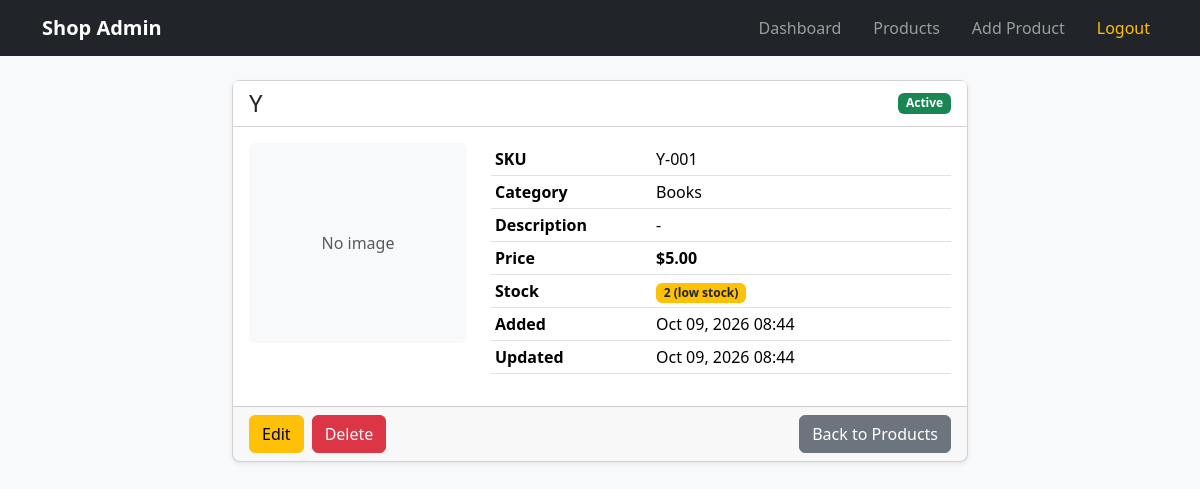
The app's page /products/9/ (signed in) with its own data.
### products/models.py (models this page shows, shortened)
class Product(models.Model):
    STATUS_ACTIVE = 'active'
    STATUS_INACTIVE = 'inactive'
    STATUS_CHOICES = [
        (STATUS_ACTIVE, 'Active'),
        (STATUS_INACTIVE, 'Inactive'),
    ]
    LOW_STOCK_THRESHOLD = 5
    name = models.CharField(max_length=200)
    sku = models.CharField(max_length=50, unique=True)
    category = models.ForeignKey(
        Category,
        on_delete=models.PROTECT,
        related_name='products',
    )
    price = models.DecimalField(max_digits=10, decimal_places=2)
    stock = models.PositiveIntegerField(default=0)
    image = models.ImageField(upload_to='products/', blank=True, null=True)
    description = models.TextField(blank=True)
    status = models.CharField(
        max_length=10,
        choices=STATUS_CHOICES,
        default=STATUS_ACTIVE,
    )
    created_at = models.DateTimeField(auto_now_add=True)
    updated_at = models.DateTimeField(auto_now=True)
    class Meta:
        ordering = ['-created_at']

class Category(models.Model):
    name = models.CharField(max_length=100, unique=True)
    class Meta:
        verbose_name_plural = 'Categories'
        ordering = ['name']

### products/views.py (the view)
# urls.py: path('products/<int:pk>/', views.product_detail, name='product_detail'),
@login_required
def product_detail(request, pk):
    product = get_object_or_404(Product.objects.select_related('category'), pk=pk)
    return render(request, 'products/product_detail.html', {'product': product})

### products/templates/products/product_detail.html (shortened to what this page needs)
{% extends 'base.html' %}
{% block content %}
<div class="row justify-content-center">
  <div class="col-md-8">
    <div class="card shadow-sm">
      <div class="card-header bg-white d-flex justify-content-between align-items-center">
        <h4 class="mb-0">{{ product.name }}</h4>
        {% if product.status == 'active' %}
          <span class="badge bg-success">Active</span>
        {% else %}
          <span class="badge bg-secondary">Inactive</span>
        {% endif %}
      </div>
      <div class="card-body">
        <div class="row">
          <div class="col-md-4">
            {% if product.image %}
              <img src="{{ product.image.url }}" class="img-fluid rounded mb-3" alt="{{ product.name }}">
            {% else %}
              <div class="bg-light rounded d-flex align-items-center justify-content-center mb-3" style="height:200px;">
                <span class="text-muted">No image</span>
              </div>
            {% endif %}
          </div>
          <div class="col-md-8">
            <table class="table table-sm">
              <tr><th style="width:35%">SKU</th><td>{{ product.sku }}</td></tr>
              <tr><th>Category</th><td>{{ product.category.name|default:"-" }}</td></tr>
              <tr><th>Description</th><td>{{ product.description|linebreaksbr|default:"-" }}</td></tr>
              <tr><th>Price</th><td class="fw-bold">${{ product.price }}</td></tr>
              <tr>
                <th>Stock</th>
                <td>
                  {% if product.stock == 0 %}<span class="badge bg-danger">Out of stock</span>
                  {% elif product.stock <= product.LOW_STOCK_THRESHOLD %}<span class="badge bg-warning text-dark">{{ product.stock }} (low stock)</span>
                  {% else %}{{ product.stock }} in stock{% endif %}
                </td>
              </tr>
              <tr><th>Added</th><td>{{ product.created_at|date:"M d, Y H:i" }}</td></tr>
              <tr><th>Updated</th><td>{{ product.updated_at|date:"M d, Y H:i" }}</td></tr>
            </table>
          </div>
        </div>
      </div>
      <div class="card-footer d-flex gap-2">
        <a href="{% url 'product_update' product.pk %}" class="btn btn-warning">Edit</a>
        <a href="{% url 'product_delete' product.pk %}" class="btn btn-danger">Delete</a>
        <a href="{% url 'product_list' %}" class="btn btn-secondary ms-auto">Back to Products</a>
      </div>
    </div>
  </div>
</div>
{% endblock %}

### static/css/style.css (style rules this page uses)
body { font-family: 'Segoe UI', sans-serif; }
.card { border-radius: 0.5rem; }
.table td, .table th { vertical-align: middle; }

### records on screen
Product: name "Y", sku "Y-001", category.name "Books", description "-", price "5.00", stock "2", created_at "Oct 09, 2026 08:44", updated_at "Oct 09, 2026 08:44"
